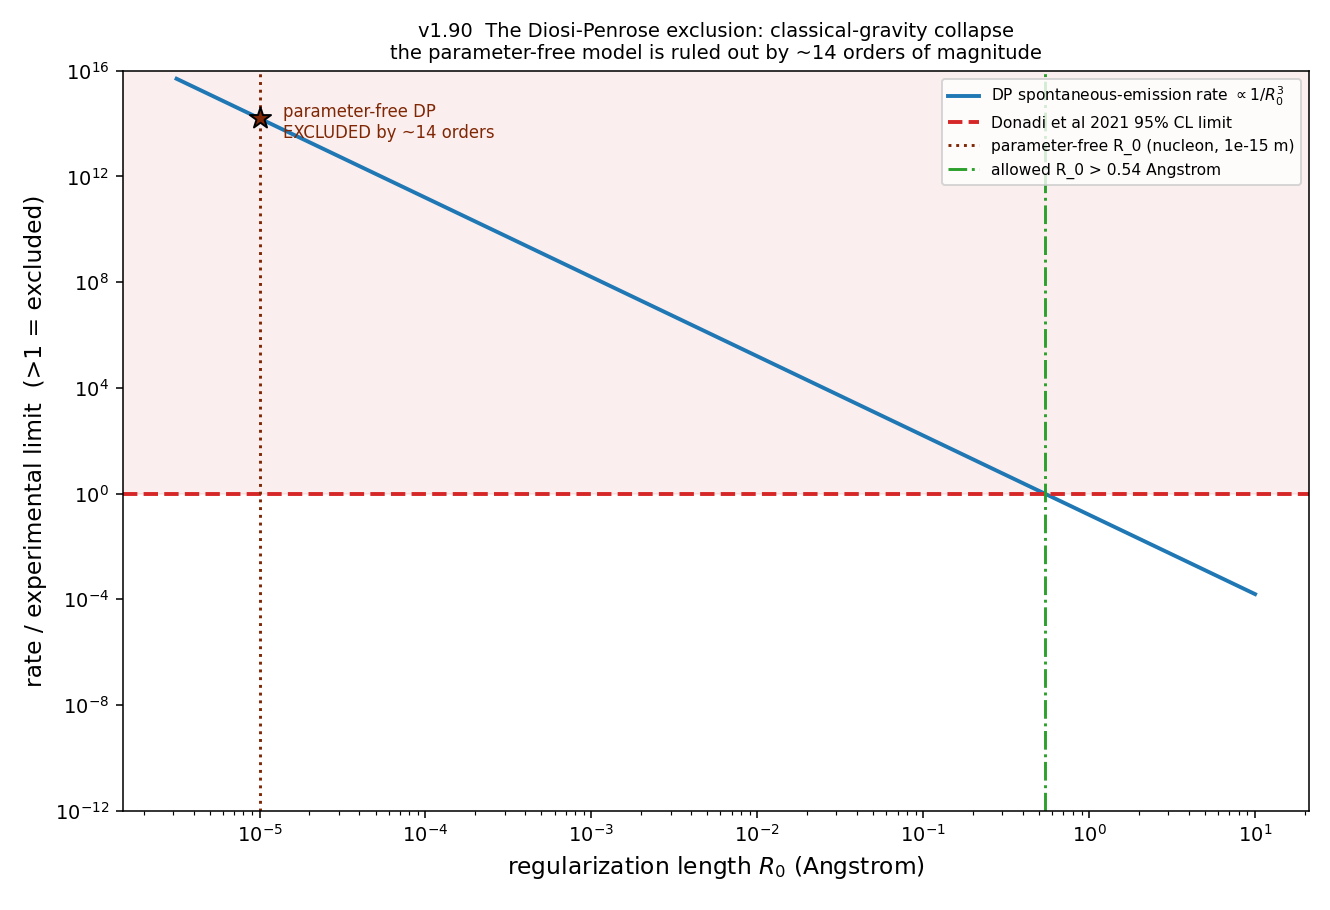

Recreate this plot in Python.
"""v1.90 - Ingest the Diosi-Penrose exclusion: is gravity classical?

A real, sharp falsification in a sector the engine has only gestured at (the
penrose_diosi framework). Penrose (1996) / Diosi (1989): gravity itself induces
wavefunction collapse, with a rate set by the gravitational self-energy difference
between superposed mass configurations. The model needs a regularization length R_0;
the PARAMETER-FREE version takes R_0 at the nucleon/nucleus scale (~1e-15 m).

The collapse forces charged particles to emit spontaneous radiation, with a rate
that scales as 1/R_0^3. The 2021 underground germanium experiment (Donadi,
Piscicchia, Curceanu, Diosi, Laubenstein, Bassi, Nature Physics 17, 74 (2021))
found NO excess X-rays in 1-4 keV and bounded

        R_0 > 0.54 Angstrom = 5.4e-11 m   (95% CL),

EXCLUDING the parameter-free Diosi-Penrose model (R_0 ~ 1e-15 m) by a huge margin.
We quantify the exclusion and connect it to the engine's premise.

Run on Vulcan:  python experiments/diosi_penrose.py
"""
import json
import sys

import numpy as np
import matplotlib
matplotlib.use("Agg")
import matplotlib.pyplot as plt

R0_NUCLEON_m = 1.0e-15        # parameter-free DP regularization (nucleon size)
R0_NUCLEUS_m = 1.0e-14       # alternative parameter-free choice (nucleus)
R0_BOUND_m = 5.4e-11         # Donadi et al 2021, 95% CL lower limit (0.54 Angstrom)


def rate_ratio(R0_m):
    """DP spontaneous-emission rate relative to the experimental upper bound.
    Rate ~ 1/R_0^3, normalized so ratio = 1 at the excluded R_0 bound. ratio > 1
    => above the measured limit => EXCLUDED."""
    return (R0_BOUND_m / R0_m) ** 3


def main():
    ratio_nucleon = rate_ratio(R0_NUCLEON_m)
    ratio_nucleus = rate_ratio(R0_NUCLEUS_m)
    excluded_nucleon = ratio_nucleon > 1.0
    excluded_nucleus = ratio_nucleus > 1.0
    # how many orders of magnitude over the bound
    orders_nucleon = np.log10(ratio_nucleon)

    # ---- figure: DP rate vs R_0, with the bound + parameter-free scales ----
    R0 = np.logspace(-15.5, -9, 400)
    ratio = rate_ratio(R0)
    fig, ax = plt.subplots(figsize=(9.5, 6.5))
    ax.loglog(R0 * 1e10, ratio, color="#1f77b4", lw=2,
              label=r"DP spontaneous-emission rate $\propto 1/R_0^3$")
    ax.axhline(1.0, color="#d62728", lw=2, ls="--",
               label="Donadi et al 2021 95% CL limit")
    ax.axhspan(1.0, 1e50, color="#d62728", alpha=0.08)
    ax.axvline(R0_NUCLEON_m * 1e10, color="#7f2704", lw=1.5, ls=":",
               label="parameter-free R_0 (nucleon, 1e-15 m)")
    ax.axvline(R0_BOUND_m * 1e10, color="#2ca02c", lw=1.5, ls="-.",
               label="allowed R_0 > 0.54 Angstrom")
    ax.scatter([R0_NUCLEON_m * 1e10], [ratio_nucleon], s=130, marker="*",
               color="#7f2704", edgecolor="black", zorder=6)
    ax.annotate(f"parameter-free DP\nEXCLUDED by ~{orders_nucleon:.0f} orders",
                (R0_NUCLEON_m * 1e10, ratio_nucleon), fontsize=8.5, color="#7f2704",
                textcoords="offset points", xytext=(12, -10))
    ax.set_xlabel(r"regularization length $R_0$ (Angstrom)", fontsize=12)
    ax.set_ylabel("rate / experimental limit  (>1 = excluded)", fontsize=12)
    ax.set_title("v1.90  The Diosi-Penrose exclusion: classical-gravity collapse\n"
                 "the parameter-free model is ruled out by ~14 orders of magnitude",
                 fontsize=10)
    ax.set_ylim(1e-12, 1e16)
    ax.legend(fontsize=8, loc="upper right")
    fig.tight_layout()
    png = "/tmp/diosi_penrose.png"
    fig.savefig(png, dpi=140)

    summary = {
        "experiment": "Donadi-Piscicchia-Curceanu-Diosi-Laubenstein-Bassi, "
                      "Nature Physics 17, 74 (2021): underground Ge X-ray search",
        "bound": "R_0 > 0.54 Angstrom (5.4e-11 m), 95% CL",
        "parameter_free_R0_nucleon_m": R0_NUCLEON_m,
        "rate_over_limit_at_nucleon_R0": f"{ratio_nucleon:.2e}",
        "exclusion_orders_of_magnitude": round(float(orders_nucleon), 1),
        "parameter_free_DP_excluded": bool(excluded_nucleon),
        "even_nucleus_scale_excluded": bool(excluded_nucleus),
        "R0_must_exceed_nucleon_by_factor": f"{R0_BOUND_m / R0_NUCLEON_m:.1e}",
        "is_gravity_classical": "The simplest 'gravity is classical and causes "
            "collapse' (parameter-free Diosi-Penrose) model is FALSIFIED. To survive, "
            "DP needs an unmotivated macroscopic R_0 > 0.54 A, the collapse agent must "
            "not be gravity, OR there is no gravitational collapse -- consistent with "
            "gravity being QUANTUM, the engine's whole premise.",
        "engine_connection": "The engine's penrose_diosi framework represents the "
            "classical-gravity-collapse hypothesis; this real data weakly DISFAVORS it "
            "vs the quantum-gravity EFT the rest of the program assumes.",
        "honest": "DP spontaneous emission scales robustly as 1/R_0^3; the exact "
            "prefactor (and whether R_0 is the nucleon ~1e-15 m or nucleus ~1e-14 m) "
            "shifts the orders modestly -- the parameter-free model is excluded either "
            "way (by ~14 or ~11 orders).",
        "png": png,
    }
    print(json.dumps(summary, indent=2))


if __name__ == "__main__":
    main()
